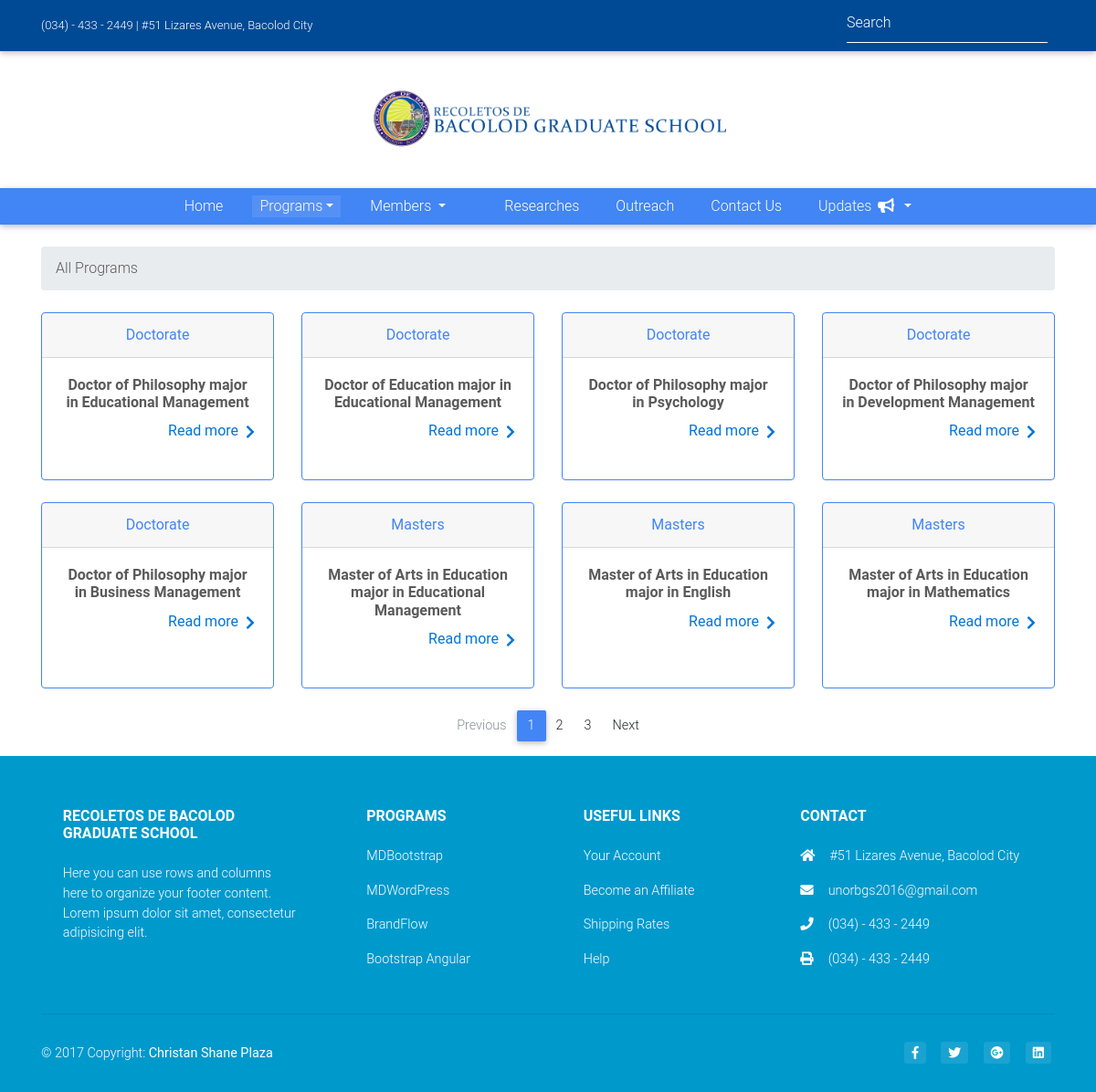
Page /list on the committed database.
### website/models.py (models this page shows, shortened)
class Program(models.Model):
	program_name = models.CharField(null="", max_length=100)
	program_description = models.CharField(null="", max_length=2000)
	program_department = models.CharField(null="", max_length=50)
	program_level = models.CharField(null="", max_length=1000)

### website/views.py (the view)
# urls.py: url(r'^list', views.list, name='list'),
def list(request):
	program_list = Program.objects.all()
	page = request.GET.get('page', 1)
	paginator = Paginator(program_list, 8)
	try:
		programs = paginator.page(page)
	except PageNotAnInteger:
		programs = paginator.page(1)
	except EmptyPage:
		programs = paginator.page(paginator.num_pages)
	return render(request, 'website/list.html', {'programs': programs})

### website/templates/website/list.html (shortened to what this page needs)
{% extends 'website/base.html' %}
{% load static %}
{% block navbar %}
<nav class="navbar navbar-expand-lg navbar-dark primary-color">
    <div class="container">
        <div class="row mx-auto">
            <div class="col-lg-12">
                <div class="collapse navbar-collapse" id="basicExampleNav">
                    <ul class="navbar-nav ml-auto">
                        <li class="nav-item">
                          <a class="nav-link" href="/"> Home
                          </a>
                        </li>
                        <li class="nav-item dropdown menu-large ml-4 active">
                          <a class="nav-link dropdown-toggle dropdown-toggle-split" href="programs" data-toggle="dropdown" aria-haspopup="true" aria-expanded="false">Programs</a>
                        </li>
                        <li class="nav-item ml-4 dropdown">
                            <a class="nav-link dropdown-toggle" href="#" id="userMenu2" data-toggle="dropdown" aria-haspopup="true" aria-expanded="false">
                                Members
                            </a>
                        </li>
                        <li class="nav-item ml-4">
                          <a class="nav-link ml-4" href="/research">Researches</a>
                        </li>
                        <li class="nav-item ml-4">
                          <a class="nav-link" href="/outreach">Outreach</a>
                        </li>
                        <li class="nav-item ml-4">
                          <a class="nav-link" href="/contactus">Contact Us</a>
                        </li>
                        <li class="nav-item ml-4 dropdown">
                            <a class="nav-link dropdown-toggle" href="#" id="userMenu" data-toggle="dropdown" aria-haspopup="true" aria-expanded="false">
                                Updates <i class="fa fa-bullhorn"></i>
                            </a>
                        </li>
                    </ul>
                </div>
            </div>
        </div>
    </div>
</nav>
{% endblock %}
{% block breadcrumb %}
<div class="container mt-4">
    <ol class="breadcrumb my-4">
      <li class="breadcrumb-item">All Programs</li>
    </ol>
</div>
{% endblock %}
{% block content %}
<div class="container">
    <div class="row text-center">
     {% for program in programs %}
        <div class="col-lg-3 col-md-6 mb-4">
            <div class="card border-primary mb-3" style="max-width: 18rem;">
                <div class="card-header text-primary">{{program.program_level}}</div>
                <div class="card-body">
                    <h5 class="card-title"><strong>{{program.program_name}}</strong></h5>
                    <a href="{% url 'program_item' program.id %}" class="gold-text d-flex justify-content-end"><h5>Read more</h5><span><i class="fa fa-chevron-right pl-2"></i></span></a>
                </div>
            </div>
        </div>
    {% endfor %}
    </div>
    <div class="row ">
            <div class="col-md-12">
                {% if programs.has_other_pages %}
                    <ul class="pagination justify-content-center">
                        {% if programs.has_previous %}
                        <li class="page-item"><a class="page-link" href="?page={{ programs.previous_page_number }}">Previous</a></li>
                        {% else %}
                        <li class="page-item disabled"><span class="page-link">Previous</span></li>
                    {% endif %}
                    {% for i in programs.paginator.page_range %}
                        {% if programs.number == i %}
                            <li class="page-item active"><span class="page-link">{{ i }} <span class="sr-only">(current)</span></span></li>
                        {% else %}
                            <li class="page-item"><a class="page-link" href="?page={{ i }}">{{ i }}</a></li>
                        {% endif %}
                    {% endfor %}
                    {% if programs.has_next %}
                        <li class="page-item"><a class="page-link" href="?page={{ programs.next_page_number }}">Next</a></li>
                        {% else %}
                        <li class="page-item disabled"><span class="page-link" >Next</span></li>
                    {% endif %}
                    </ul>
                {% endif %}
            </div>
    </div>
</div>
{% endblock %}

### website/static/website/css/heroic-features.css (style rules this page uses)
body { padding-top: 54px; }
@media (min-width: 992px) { body { padding-top: 56px; } }
.card { height: 100%; }

### website/static/website/css/carousel.css (style rules this page uses)
body { padding-top: 3rem; padding-bottom: 3rem; color: #5a5a5a; }

### website/templates/website/base.html (style rules this page uses)
body { padding:0; }
.navbar-nav > li > a { padding-top:0px !important; padding-bottom:0px !important; }
.navbar { min-height:32px !important }
.navbar-nav { width: 100%; text-align: center; }

### rows in the picture
Program: program_level "Doctorate", program_name "Doctor of Philosophy major in Educational Management"
Program: program_level "Doctorate", program_name "Doctor of Education major in Educational Management"
Program: program_level "Doctorate", program_name "Doctor of Philosophy major in Psychology"
Program: program_level "Doctorate", program_name "Doctor of Philosophy major in Development Management"
Program: program_level "Doctorate", program_name "Doctor of Philosophy major in Business Management"
Program: program_level "Masters", program_name "Master of Arts in Education major in Educational Management"
Program: program_level "Masters", program_name "Master of Arts in Education major in English"
Program: program_level "Masters", program_name "Master of Arts in Education major in Mathematics"

### other values in the picture
{{ i }} "1"
{{ i }} "2" "3"
